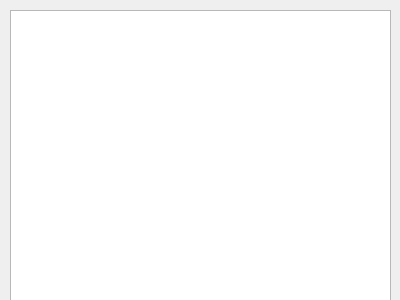
<?xml version="1.0" encoding="UTF-8"?>
<ui version="4.0">
 <class>viewSimulation</class>
 <widget class="QWidget" name="viewSimulation">
  <property name="geometry">
   <rect>
    <x>0</x>
    <y>0</y>
    <width>400</width>
    <height>300</height>
   </rect>
  </property>
  <property name="windowTitle">
   <string>Form</string>
  </property>
  <widget class="QGraphicsView" name="GraphicSimulation1D">
   <property name="geometry">
    <rect>
     <x>10</x>
     <y>10</y>
     <width>381</width>
     <height>291</height>
    </rect>
   </property>
  </widget>
 </widget>
 <resources/>
 <connections/>
</ui>
